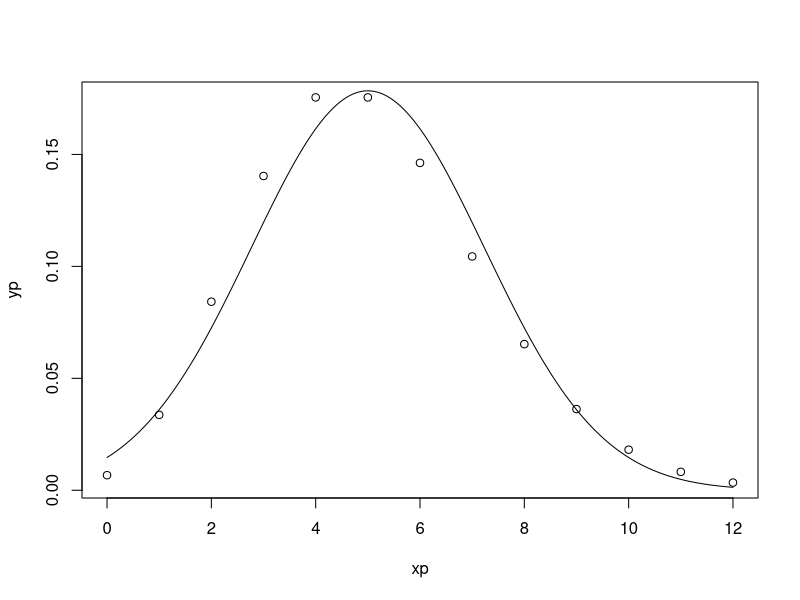
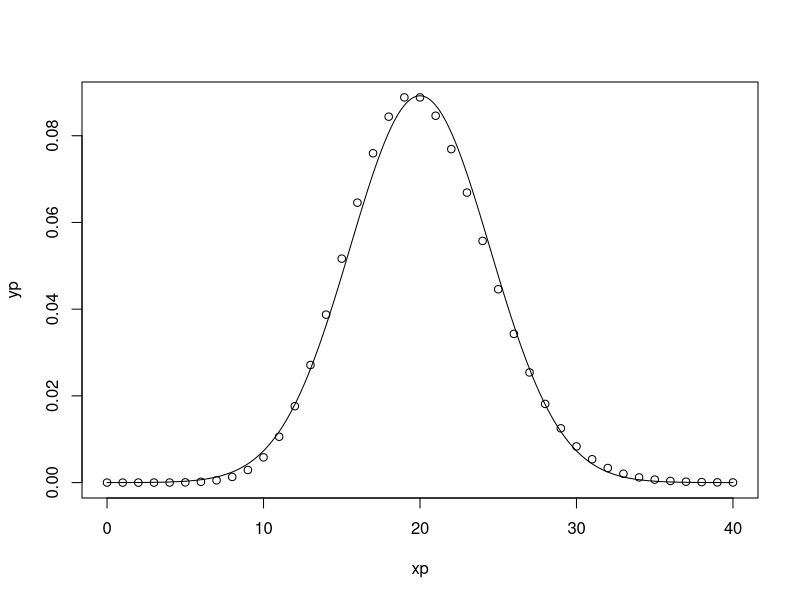
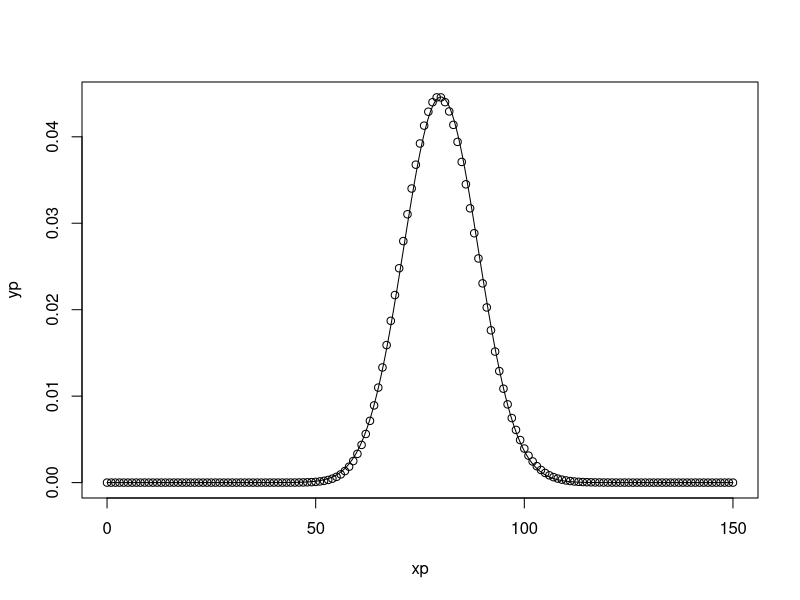
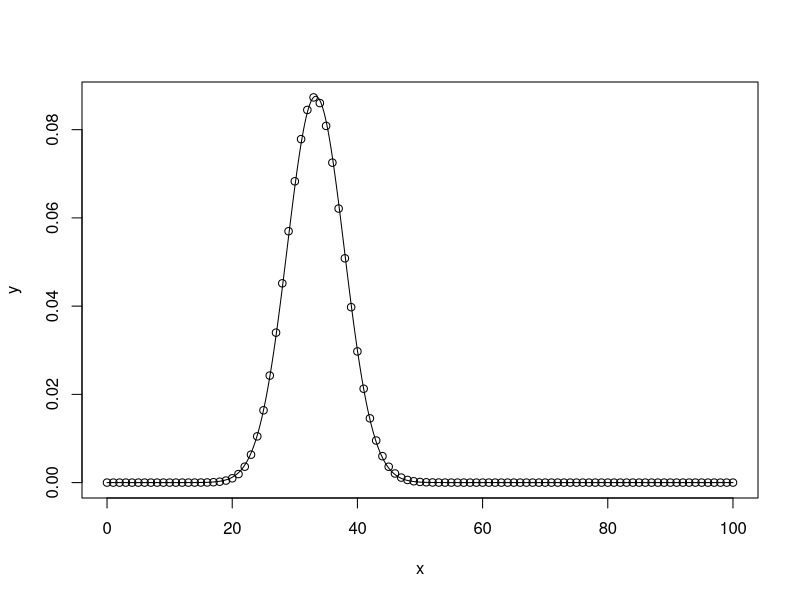
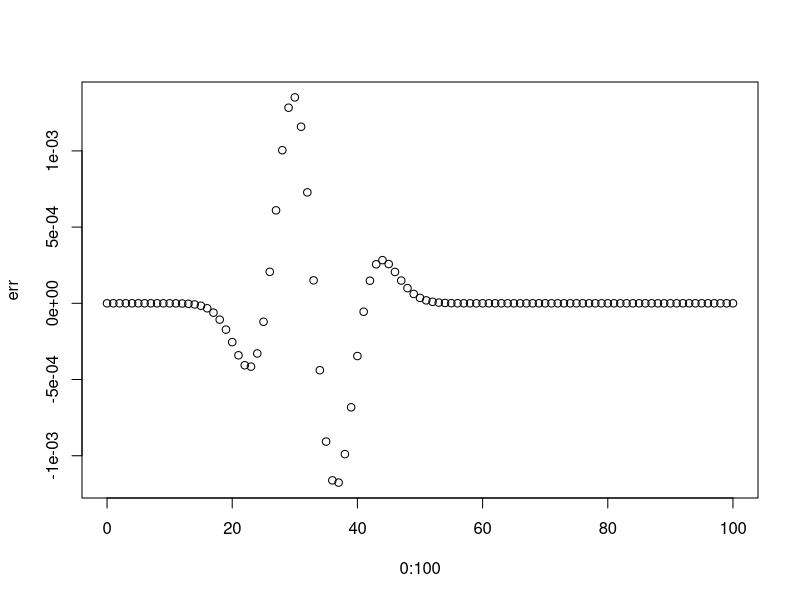

Recreate these plots in R, in order.
# Q9 : Poisson dist. and normal approx.

# a) lambda = 5, then E(x)=5 and SD=sqrt(5)
l <- 5
n <- 12

xp <- 0:n
yp <- dpois(xp,l)
plot(xp,yp,type="p")

xn <- seq(0,n,0.02)
yn <- dnorm(xn,l,sqrt(l))
lines(xn,yn)

# b) lambda = 20
l <- 20
n <- 40

xp <- 0:n
yp <- dpois(xp,l)
plot(xp,yp,type="p")

xn <- seq(0,n,0.02)
yn <- dnorm(xn,l,sqrt(l))
lines(xn,yn)

# c) lambda = 80
l <- 80
n <- 150

xp <- 0:n
yp <- dpois(xp,l)
plot(xp,yp,type="p")

xn <- seq(0,n,0.02)
yn <- dnorm(xn,l,sqrt(l))
lines(xn,yn)
# In conclusion, as lambda increases, the accuracy of the approximation increases too



# Q10 : Hypergeometric dist. and normal approx.

# a) plot comparison 
n <- 1500     # total objects available
m <- 500      # total successes available
l <- 100      # total selected
x <- 0:l
y <- c(dhyper(x,m,n-m,l))
plot(x,y,type="p")

mu <- l*m/n
sd <- sqrt(l*m/n*(n-m)/n*(n-l)/(n-1))
xn <-seq(0,100,0.01)
yn <-dnorm(xn,mu,sd)
lines(xn,yn,type="l")

# b) apply continuity correction, then calculate difference in pmfs, and plot the error, find max error
h <- dhyper(0:100,m,n-m,l)
a <- pnorm(0:100+1/2,mu,sd)
b <- pnorm(0:100-1/2,mu,sd)

err<- h-(a-b)
plot(0:100,err,type="p")

max(abs(err))



# Q11 : Geometric Dist. and Normal Approx.

# X = T1 + T2 + ... + T19
# a) E(T) = 4.2 ; Var(T) = E(T)^2 - E(T) = 4.2^2 - 4.2 = 13.44
# E(X) = 4.2 * 19 = 79.8 min
# Var(X) = 13.44 * 19 = 255.36

# b) "arrival of 20 buses" => X ; "more than two hours" => X > 120
# Normal Approx w continuity correction: P(X>120) = approx 1 - P(<=120 + 0.5) = 1 - P((Z<120+0.5 - E(X))/sqrt(Var(X)))
1-pnorm((120.5-79.8)/sqrt(255.36))




